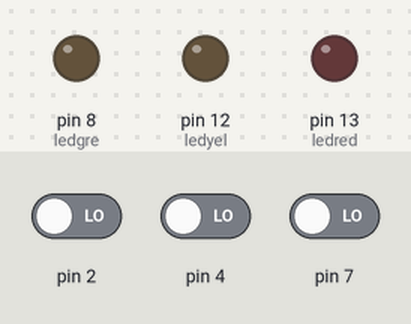
Recording of a sketch running on a simulated Arduino Uno, built with avr-gcc and run on an emulated ATmega328P. Parts: output pins drawn as LEDs (lit = HIGH). The test bench sets the inputs (shaded band); at power-on: pin 2 LOW, pin 4 LOW, pin 7 LOW.

Above: at 1.2 s.
1.3 s: pin 2 driven HIGH
At 1.7 s:
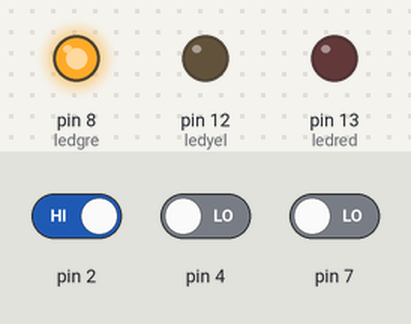
2.8 s: pin 4 driven HIGH
At 3.9 s:
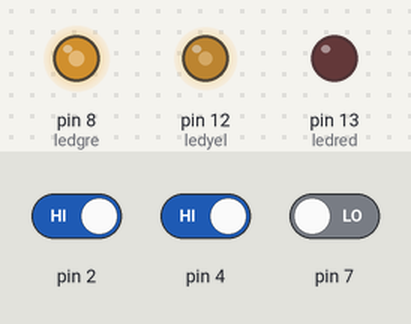
4.3 s: pin 7 driven HIGH
At 5.0 s:
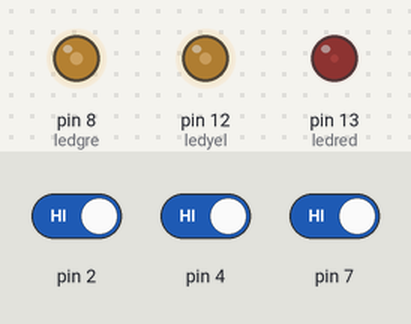
5.8 s: pin 2 driven LOW
At 6.6 s:
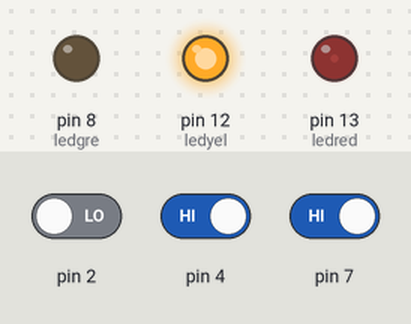
7.3 s: pin 7 driven LOW
At 8.5 s:
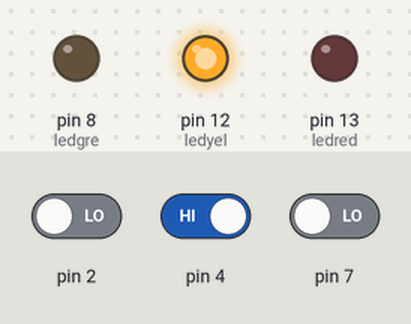
8.8 s: pin 2 driven HIGH
At 10.1 s:
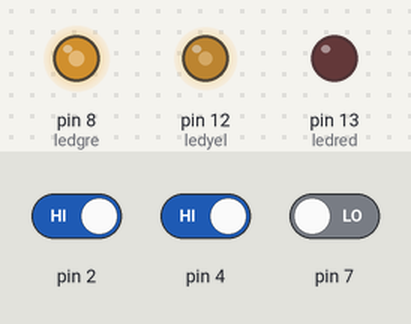
Timing chart, 0 to 11.3 s (numbered marks = the images above; inputs shaded):
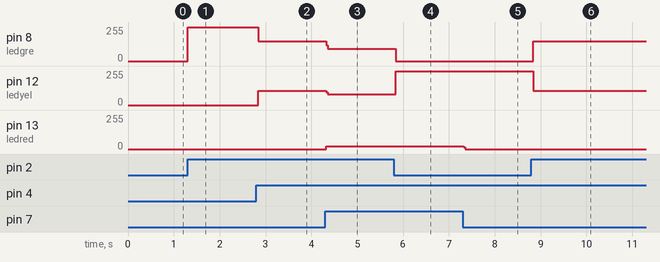

Measured:
- after the input at 1.3 s, pin 8 (ledgre): 0/255 → 255/255 at once
- after the input at 2.8 s, pin 8 (ledgre): 255/255 → 149/255 at once; pin 12 (ledyel): 0/255 → 107/255 at once
- after the input at 4.3 s, pin 8 (ledgre): 149/255 → 92/255 at once; pin 12 (ledyel): 107/255 → 82/255 at once; pin 13 (ledred): 0/255 → 20/255 at once
- after the input at 5.8 s, pin 8 (ledgre): 92/255 → 0/255 at once; pin 12 (ledyel): 82/255 → 255/255 at once
- after the input at 7.3 s, pin 13 (ledred): 20/255 → 0/255 at once
- after the input at 8.8 s, pin 8 (ledgre): 0/255 → 149/255 at once; pin 12 (ledyel): 255/255 → 107/255 at once

The sketch:

trafficLight.ino
```cpp
int ledred=13;
int ledyel=12;
int ledgre=8;

void setup() {
  // put your setup code here, to run once:
  pinMode(ledred,OUTPUT);
  pinMode(ledyel,OUTPUT);
  pinMode(ledgre,OUTPUT);
  pinMode(7,INPUT);
  pinMode(4,INPUT);
  pinMode(2,INPUT);
}

void loop() {
  // put your main code here, to run repeatedly:
  int a=digitalRead(7);
  if(a==1){
    digitalWrite(ledred,HIGH);
    digitalWrite(ledred,LOW);
    digitalWrite(ledgre,LOW);
    }


  int b=digitalRead(4);
  if(b==1){
    digitalWrite(ledred,LOW);
    digitalWrite(ledyel,HIGH);
    digitalWrite(ledgre,LOW);
    }


  int c=digitalRead(2);
  if(c==1){
    digitalWrite(ledred,LOW);
    digitalWrite(ledyel,LOW);
    digitalWrite(ledgre,HIGH);
    }


}
```
